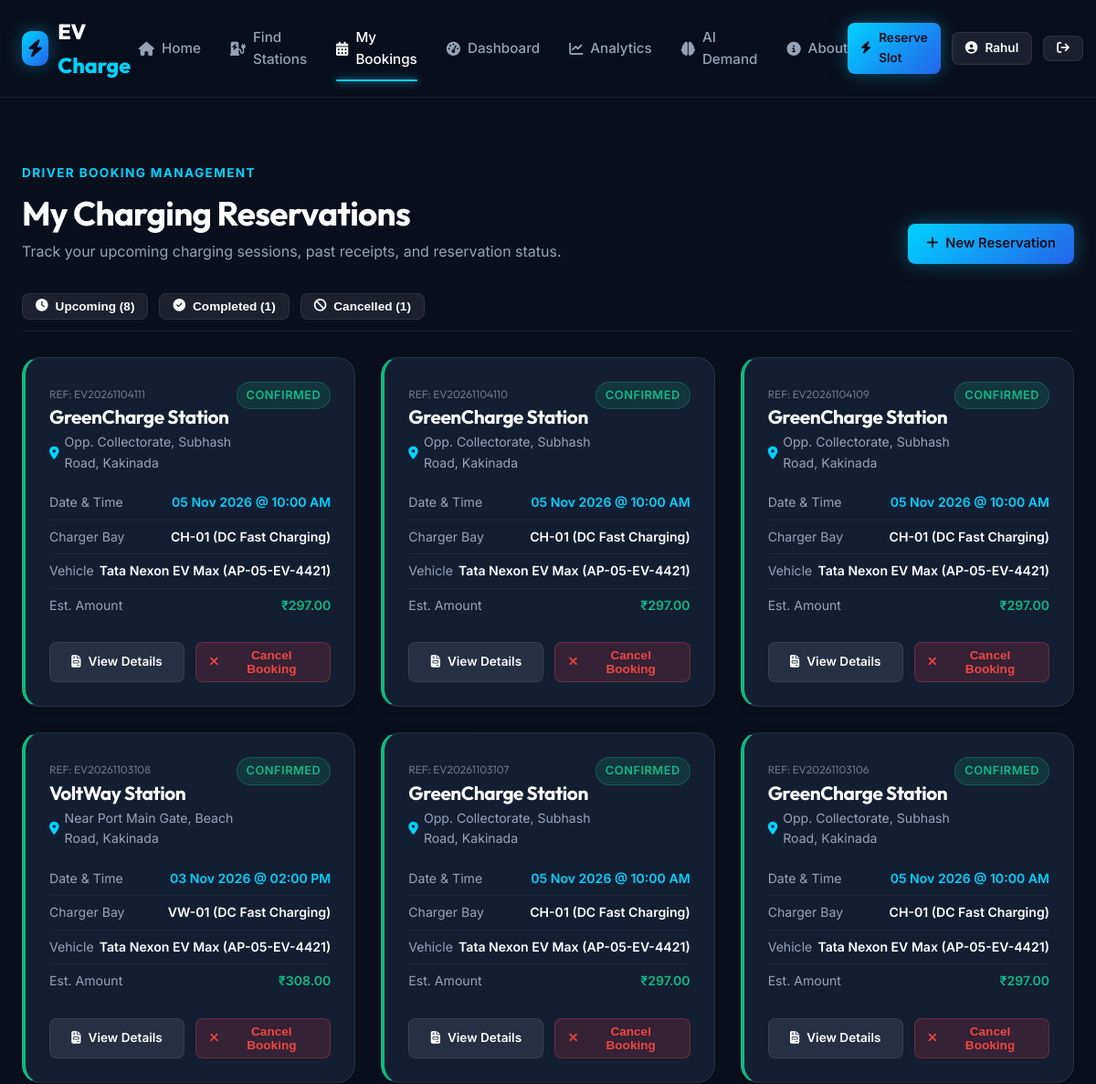
Page /my-bookings (signed in, upper part) on the earlier database version.
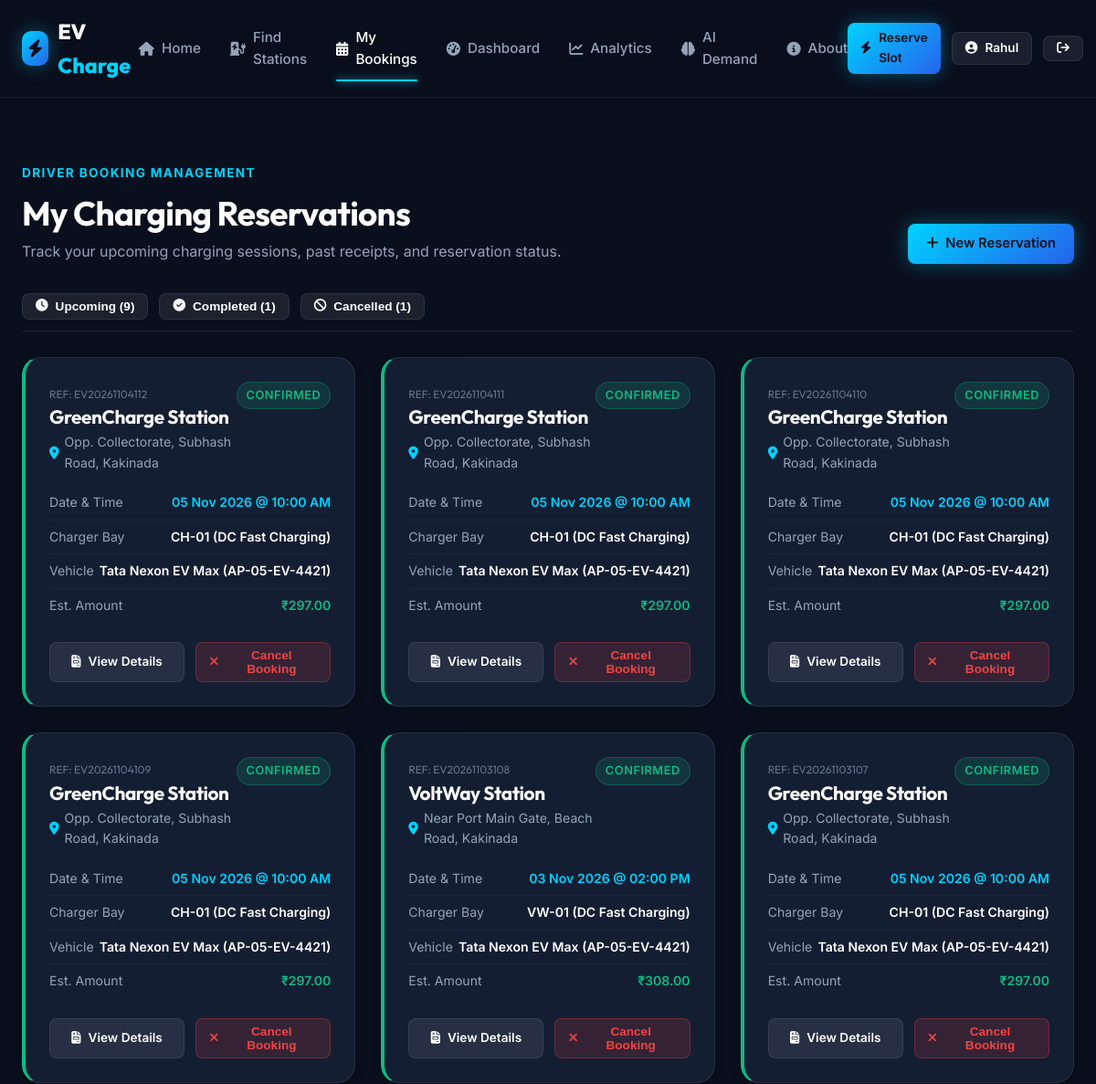
Same page on the later database version.
### database.py (models this page shows, shortened)
class Reservation(db.Model):
    __tablename__ = 'reservations'
    reservation_id = db.Column(db.String(35), primary_key=True)  # 'EV20261103001'
    user_id = db.Column(db.Integer, db.ForeignKey('users.user_id', ondelete='CASCADE'), nullable=False)
    station_id = db.Column(db.Integer, db.ForeignKey('stations.station_id', ondelete='CASCADE'), nullable=False)
    charger_id = db.Column(db.Integer, db.ForeignKey('chargers.charger_id', ondelete='CASCADE'), nullable=False)
    reservation_date = db.Column(db.Date, nullable=False)
    start_time = db.Column(db.String(10), nullable=False)  # e.g. '09:00 AM'
    end_time = db.Column(db.String(10), nullable=False)    # e.g. '10:00 AM'
    vehicle_type = db.Column(db.String(50), default='Electric Car')
    vehicle_number = db.Column(db.String(25), default='AP-05-EV-1001')
    status = db.Column(db.String(30), default='Confirmed')  # 'Confirmed', 'Completed', 'Cancelled'
    estimated_duration = db.Column(db.Integer, default=60)  # minutes
    estimated_cost = db.Column(db.Float, default=250.00)
    created_at = db.Column(db.DateTime, default=datetime.utcnow)
    session = db.relationship('ChargingSession', backref='reservation', uselist=False, cascade='all, delete-orphan')

class Station(db.Model):
    __tablename__ = 'stations'
    station_id = db.Column(db.Integer, primary_key=True, autoincrement=True)
    station_name = db.Column(db.String(150), nullable=False)
    address = db.Column(db.String(255), nullable=False)
    city = db.Column(db.String(80), default='Kakinada')
    latitude = db.Column(db.Float, nullable=False)
    longitude = db.Column(db.Float, nullable=False)
    operating_hours = db.Column(db.String(80), default='24/7 Support & Access')
    status = db.Column(db.String(30), default='Operational')
    created_at = db.Column(db.DateTime, default=datetime.utcnow)
    chargers = db.relationship('Charger', backref='station', lazy=True, cascade='all, delete-orphan')
    reservations = db.relationship('Reservation', backref='station', lazy=True, cascade='all, delete-orphan')
    usage_records = db.relationship('UsageHistory', backref='station', lazy=True, cascade='all, delete-orphan')

class Charger(db.Model):
    __tablename__ = 'chargers'
    charger_id = db.Column(db.Integer, primary_key=True, autoincrement=True)
    station_id = db.Column(db.Integer, db.ForeignKey('stations.station_id', ondelete='CASCADE'), nullable=False)
    charger_code = db.Column(db.String(20), nullable=False)  # e.g., 'CH-01'
    charger_type = db.Column(db.String(50), nullable=False)  # 'AC Charging', 'DC Fast Charging', 'Rapid Charging'
    power_rating = db.Column(db.String(30), nullable=False)  # '22 kW', '60 kW', '150 kW'
    status = db.Column(db.String(30), default='Available')  # 'Available', 'Occupied', 'Maintenance'
    price_per_kwh = db.Column(db.Float, default=14.50)
    current_vehicle = db.Column(db.String(50), nullable=True)
    reservations = db.relationship('Reservation', backref='charger', lazy=True, cascade='all, delete-orphan')

### app.py (the view)
@app.route('/my-bookings')
@login_required
def my_bookings():
    user_id = session['user_id']
    all_bookings = Reservation.query.filter_by(user_id=user_id).order_by(Reservation.created_at.desc()).all()
    upcoming = [b for b in all_bookings if b.status == 'Confirmed']
    completed = [b for b in all_bookings if b.status == 'Completed']
    cancelled = [b for b in all_bookings if b.status == 'Cancelled']
    return render_template(
        'my_bookings.html',
        upcoming=upcoming,
        completed=completed,
        cancelled=cancelled
    )

### app.py (called while the page is built)
@app.context_processor
def inject_global_vars():
    user = None
    if 'user_id' in session:
        user = User.query.get(session['user_id'])
    return {
        'current_user': user,
        'current_year': datetime.now().year,
        'is_admin': session.get('role') == 'admin'
    }

def login_required(f):
    @wraps(f)
    def decorated_function(*args, **kwargs):
        if 'user_id' not in session:
            flash('Please log in to access this page.', 'warning')
            return redirect(url_for('login', next=request.path))
        return f(*args, **kwargs)
    return decorated_function

### templates/my_bookings.html (shortened to what the changed rows need)
{% extends "base.html" %}
{% block content %}
<section class="section" style="padding-top: 40px;">
    <div class="container">
        <div style="display: flex; justify-content: space-between; align-items: flex-end; margin-bottom: 32px; flex-wrap: wrap; gap: 16px;">
            <div>
                <h1 style="font-size: 2.3rem; margin-bottom: 6px;">My Charging Reservations</h1>
            </div>
        </div>
        <div style="display: flex; gap: 12px; margin-bottom: 28px; border-bottom: 1px solid var(--border-color); padding-bottom: 12px;">
            <button class="btn btn-secondary btn-sm active-tab-btn" onclick="switchBookingTab('upcoming', this)">
                <i class="fa-solid fa-clock"></i> Upcoming ({{ upcoming|length }})
            </button>
            <button class="btn btn-secondary btn-sm" onclick="switchBookingTab('completed', this)">
                <i class="fa-solid fa-circle-check"></i> Completed ({{ completed|length }})
            </button>
            <button class="btn btn-secondary btn-sm" onclick="switchBookingTab('cancelled', this)">
                <i class="fa-solid fa-ban"></i> Cancelled ({{ cancelled|length }})
            </button>
        </div>
        <div id="tab-upcoming" class="booking-tab-pane">
            {% if upcoming %}
                <div class="cards-grid">
                    {% for res in upcoming %}
                    <div class="station-card" style="border-left: 4px solid #10B981;">
                        <div class="station-card-header">
                            <div>
                                <span style="font-size: 0.75rem; color: var(--text-muted); font-family: 'Outfit';">REF: {{ res.reservation_id }}</span>
                                <h3 class="station-name">{{ res.station.station_name }}</h3>
                                <p class="station-location"><i class="fa-solid fa-location-dot" style="color: var(--electric-cyan);"></i> {{ res.station.address }}</p>
                            </div>
                            <span class="badge badge-success">Confirmed</span>
                        </div>
                        <ul class="station-specs">
                            <li>
                                <span>Date & Time</span>
                                <span style="color: var(--electric-cyan);">{{ res.reservation_date.strftime('%d %b %Y') }} @ {{ res.start_time }}</span>
                            </li>
                            <li>
                                <span>Charger Bay</span>
                                <span>{{ res.charger.charger_code }} ({{ res.charger.charger_type }})</span>
                            </li>
                            <li>
                                <span>Vehicle</span>
                                <span>{{ res.vehicle_type }} ({{ res.vehicle_number }})</span>
                            </li>
                            <li>
                                <span>Est. Amount</span>
                                <span style="color: #10B981;">₹{{ "%.2f"|format(res.estimated_cost) }}</span>
                            </li>
                        </ul>
                        <div class="station-card-actions">
                            <a href="{{ url_for('booking_confirmation', reservation_id=res.reservation_id) }}" class="btn btn-secondary btn-sm">
                                <i class="fa-solid fa-file-invoice"></i> View Details
                            </a>
                            <button class="btn btn-danger btn-sm" onclick="cancelBooking('{{ res.reservation_id }}')">
                                <i class="fa-solid fa-xmark"></i> Cancel Booking
                            </button>
                        </div>
                    </div>
                    {% endfor %}
                </div>
            {% endif %}
        </div>
    </div>
</section>
{% endblock %}

Differences in the rows shown:
no longer on this page (row unchanged): Reservation: reservation_id "EV20261103106", station.station_name "GreenCharge Station", station.address "Opp. Collectorate, Subhash Road, Kakinada", reservation_date "05 Nov 2026", start_time "10:00 AM", charger.charger_code "CH-01", charger.charger_type "DC Fast Charging", vehicle_type "Tata Nexon EV Max", vehicle_number "AP-05-EV-4421", estimated_cost "297.00"
added Reservation: reservation_id "EV20261104112", station.station_name "GreenCharge Station", station.address "Opp. Collectorate, Subhash Road, Kakinada", reservation_date "05 Nov 2026", start_time "10:00 AM", charger.charger_code "CH-01", charger.charger_type "DC Fast Charging", vehicle_type "Tata Nexon EV Max", vehicle_number "AP-05-EV-4421", estimated_cost "297.00"
Other differences:
{{ upcoming|length }}: "8" → "9"
